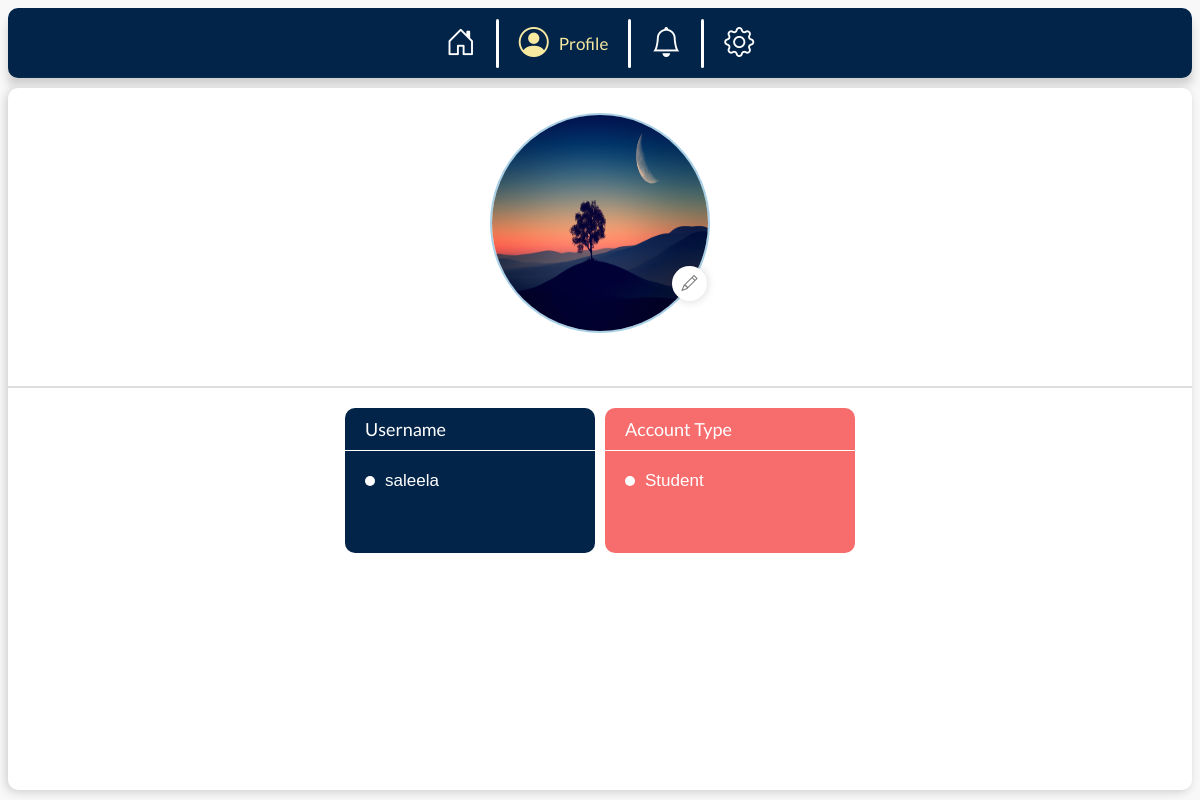
Screenshot of /home/profile/ (signed in) with the database file from the repository.
### register/models.py (models this page shows, shortened)
class CustomUser(AbstractBaseUser):
    email = models.EmailField(verbose_name='email', max_length=254, unique=True)
    username = models.CharField(max_length=30, unique=False)
    date_joined = models.DateTimeField(verbose_name='date joined', auto_now_add=True)
    last_login = models.DateTimeField(verbose_name='last login', auto_now=True)
    is_admin = models.BooleanField(default=False)
    is_active = models.BooleanField(default=True)
    is_staff = models.BooleanField(default=False)
    is_superuser = models.BooleanField(default=False)
    account_type = models.CharField(max_length=7, choices=ACCOUNT_TYPES, blank=False, null=False)
    profile_pic = models.ImageField(blank=True, upload_to=get_image_upload_location, default='profile/default.jpg')
    bio = models.TextField(max_length=300, null=True, blank=True)
    is_email_verified = models.BooleanField(default=False)
    image_storage_id = models.UUIDField(default=uuid.uuid4, editable=False)
    objects = CustomUserManager()
    USERNAME_FIELD = 'email'
    REQUIRED_FIELDS = ['username', 'account_type']
    @property
    def profile_pic_path(self):
        return f'/media/{self.profile_pic}'

### home/views.py (the view)
# urls.py: path('profile/', ProfilePageView.as_view(), name='profile-page'),
class ProfilePageView(View):
    @authentication_check()
    def get(self, request):
        return render(request, 'home/profile.html', {
            'notifications' : get_number_of_unseen_notification(request),
        })

### templates/home/profile.html (shortened to what this page needs)
{% extends 'home/base.html' %}
{% load static %}
{% block headextraextra %}
<link rel='stylesheet' href="{% static 'css/home/profile.css' %}">
{% endblock headextraextra %}
{% block bodyextra %}
<div class="top-box">
    <div class="profile-holder">
        <img src="{{ user.profile_pic_path }}">
        <div class="popup-box">
            <i class="bi bi-pencil"></i>
        </div>
    </div>
</div>
<div class="extra-box">
    <div class="content-box">
        <div class="username-box">
            <div class="header">Username</div>
            <div class="ball"></div>
            <span>{{ user.username }}</span>
        </div>
        <div class="account-type-box">
            <div class="header">Account Type</div>
            <div class="ball"></div>
            <span>{{ user.account_type|capfirst }}</span>
        </div>
    </div>
</div>
{% endblock bodyextra %}

### static/css/base.css (style rules this page uses)
* { box-sizing: border-box; }
:root { --primary-color: #022449; --secondary-color: #A8D0E6; --secondary-dark-color: #a7ffff; --secondary-light-color: white; --secondary-lighter-color: white; --tertiary-color: #F76C6C; --quaternary-color: #F8E9A1; --text-color: #757575; --shadow-color: rgba(0, 0, 0, 0.349); --shadow-light-color: rgba(0, 0, 0, 0.171); --green-color: #00ff00; --green-light-color: #83ff83; --light-text-color: rgb(230, 230, 230); --error-red-color: red; }

### static/css/home/base.css (style rules this page uses)
body { position: relative; height: calc( 100vh - 18px ); display: flex; justify-content: flex-start; align-items: center; flex-direction: column; background-color: rgb(248, 248, 248); }

### static/css/home/profile.css (style rules this page uses)
.parent-content > .top-box { width: 100%; height: 300px; border-bottom: 2px solid #ddd; display: flex; align-items: center; justify-content: center; flex-direction: column; }
.parent-content > .top-box > .profile-holder { position: relative; height: 220px; width: 220px; border-radius: 50%; border: 2px solid var(--secondary-color); animation-name: on-load-translate-animation; animation-duration: 1s; }
.parent-content > .top-box > .profile-holder > img { width: 100%; height: 100%; z-index: 0; border-radius: 50%; }
.parent-content > .top-box > .profile-holder > .popup-box { position: absolute; width: 35px; height: 35px; left: 180px; bottom: 30px; border-radius: 50%; background-color: white; z-index: 1; box-shadow: 0 0 10px var(--shadow-light-color); transition: border-radius 0.5s, width 0.5s, height 0.5s; display: flex; justify-content: center; align-items: center; flex-direction: column; overflow: hidden; }
.parent-content > .top-box > .profile-holder > .popup-box > i { color: var(--text-color); }
.parent-content > .extra-box { display: flex; flex-direction: column; justify-content: flex-start; align-items: center; width: 100%; height: calc(100% - 300px); }
.parent-content > .extra-box > .content-box { display: grid; grid-gap: 10px; padding: 20px; grid-template-areas: 'username account'; }
.parent-content > .extra-box > .content-box > .username-box, .parent-content > .extra-box > .content-box > .account-type-box { width: 250px; border-radius: 10px; grid-area: username; background-color: var(--primary-color); display: flex; justify-content: flex-start; align-items: center; padding: 10px; padding-left: 20px; position: relative; height: 145px; animation-name: on-load-translate-animation; animation-duration: 1s; }
.parent-content > .extra-box > .content-box > .username-box > .header, .parent-content > .extra-box > .content-box > .account-type-box > .header { font-family: "Lato", Verdana, Geneva, Tahoma, sans-serif; font-size: 18px; position: absolute; top: 0; left: 0; width: 100%; text-align: left; padding: 10px; padding-left: 20px; color: white; border-bottom: 1px solid white; }
.parent-content > .extra-box > .content-box > .username-box > .ball, .parent-content > .extra-box > .content-box > .account-type-box > .ball { width: 10px; height: 10px; background-color: white; border-radius: 50%; margin-right: 10px; }
.parent-content > .extra-box > .content-box > .username-box > span, .parent-content > .extra-box > .content-box > .account-type-box > span { font-size: 17px; font-family: Verdana, Geneva, Tahoma, sans-serif; white-space: nowrap; overflow: hidden; text-overflow: ellipsis; color: white; }
.parent-content > .extra-box > .content-box > .account-type-box { grid-area: account; background-color: var(--tertiary-color); }

### rows the page displays
CustomUser: profile_pic_path (picture), username "saleela", account_type "Student"
